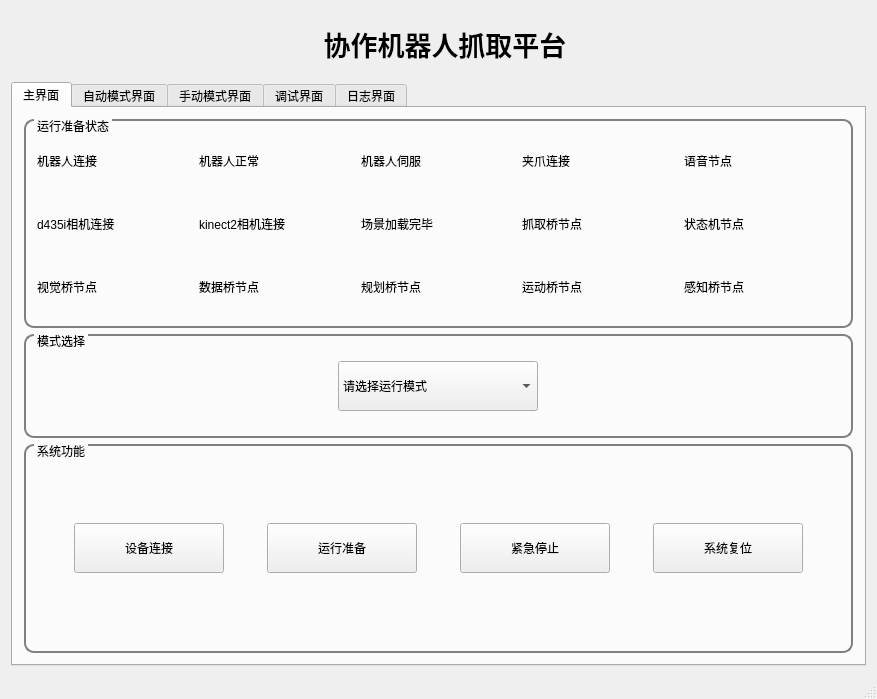
<?xml version="1.0" encoding="UTF-8"?>
<ui version="4.0">
 <class>MainWindow</class>
 <widget class="QMainWindow" name="MainWindow">
  <property name="geometry">
   <rect>
    <x>0</x>
    <y>0</y>
    <width>877</width>
    <height>699</height>
   </rect>
  </property>
  <property name="windowTitle">
   <string>MainWindow</string>
  </property>
  <widget class="QWidget" name="centralWidget">
   <layout class="QHBoxLayout" name="horizontalLayout_2">
    <item>
     <layout class="QVBoxLayout" name="vLayout_main" stretch="1,9">
      <item>
       <layout class="QHBoxLayout" name="hLayout_main_11" stretch="0,6">
        <item>
         <widget class="QLabel" name="label_main_logo">
          <property name="text">
           <string/>
          </property>
          <property name="pixmap">
           <pixmap>../../../../../catkin_ws/src/HS_HandGrasp/handrb_ui/photo/logo.png</pixmap>
          </property>
         </widget>
        </item>
        <item>
         <widget class="QLabel" name="label_main_title">
          <property name="font">
           <font>
            <pointsize>20</pointsize>
            <weight>75</weight>
            <italic>false</italic>
            <bold>true</bold>
           </font>
          </property>
          <property name="text">
           <string>协作机器人抓取平台</string>
          </property>
          <property name="alignment">
           <set>Qt::AlignCenter</set>
          </property>
         </widget>
        </item>
       </layout>
      </item>
      <item>
       <layout class="QHBoxLayout" name="hLayout_main_12">
        <item>
         <widget class="QTabWidget" name="tabWidget">
          <property name="currentIndex">
           <number>0</number>
          </property>
          <widget class="QWidget" name="tab_main">
           <attribute name="title">
            <string>主界面</string>
           </attribute>
           <layout class="QVBoxLayout" name="verticalLayout_2">
            <item>
             <layout class="QVBoxLayout" name="vLayout_tabmain_1" stretch="2,1,2">
              <item>
               <layout class="QHBoxLayout" name="hLayout_tabmain_11">
                <item>
                 <widget class="QGroupBox" name="gBox_tabmain_status">
                  <property name="styleSheet">
                   <string notr="true">QGroupBox{

border-width:2px;

border-style:solid;

border-radius: 10px;

border-color:gray;

margin-top:0.5ex;

}

QGroupBox::title{

subcontrol-origin:margin;

subcontrol-position:top left;

left:10px;

margin-left:0px;

padding:0 1px;

}</string>
                  </property>
                  <property name="title">
                   <string>运行准备状态</string>
                  </property>
                  <layout class="QHBoxLayout" name="horizontalLayout_5">
                   <item>
                    <layout class="QGridLayout" name="gLayout_tabmain_status">
                     <item row="3" column="3">
                      <widget class="QLabel" name="label_tabmain_motionBridge">
                       <property name="text">
                        <string>运动桥节点</string>
                       </property>
                      </widget>
                     </item>
                     <item row="3" column="4">
                      <widget class="QLabel" name="label_tabmain_perceptionBridge">
                       <property name="text">
                        <string>感知桥节点</string>
                       </property>
                      </widget>
                     </item>
                     <item row="0" column="0">
                      <widget class="QLabel" name="label_tabmain_rbConn">
                       <property name="text">
                        <string>机器人连接</string>
                       </property>
                      </widget>
                     </item>
                     <item row="0" column="1">
                      <widget class="QLabel" name="label_tabmain_rbIsWell">
                       <property name="text">
                        <string>机器人正常</string>
                       </property>
                      </widget>
                     </item>
                     <item row="0" column="2">
                      <widget class="QLabel" name="label_tabmain_rbEnable">
                       <property name="text">
                        <string>机器人伺服</string>
                       </property>
                      </widget>
                     </item>
                     <item row="3" column="2">
                      <widget class="QLabel" name="label_tabmain_plannerBridge">
                       <property name="text">
                        <string>规划桥节点</string>
                       </property>
                      </widget>
                     </item>
                     <item row="3" column="1">
                      <widget class="QLabel" name="label_tabmain_dmBridge">
                       <property name="text">
                        <string>数据桥节点</string>
                       </property>
                      </widget>
                     </item>
                     <item row="0" column="3">
                      <widget class="QLabel" name="label_tabmain_gripperConn">
                       <property name="text">
                        <string>夹爪连接</string>
                       </property>
                      </widget>
                     </item>
                     <item row="0" column="4">
                      <widget class="QLabel" name="label_tabmain_voiceNode">
                       <property name="text">
                        <string>语音节点</string>
                       </property>
                      </widget>
                     </item>
                     <item row="1" column="0">
                      <widget class="QLabel" name="label_tabmain_d435iConn">
                       <property name="text">
                        <string>d435i相机连接</string>
                       </property>
                      </widget>
                     </item>
                     <item row="1" column="1">
                      <widget class="QLabel" name="label_tabmain_kinect2Conn">
                       <property name="text">
                        <string>kinect2相机连接</string>
                       </property>
                      </widget>
                     </item>
                     <item row="3" column="0">
                      <widget class="QLabel" name="label_tabmain_visionBridge">
                       <property name="text">
                        <string>视觉桥节点</string>
                       </property>
                      </widget>
                     </item>
                     <item row="1" column="2">
                      <widget class="QLabel" name="label_tabmain_senceFinish">
                       <property name="text">
                        <string>场景加载完毕</string>
                       </property>
                      </widget>
                     </item>
                     <item row="1" column="3">
                      <widget class="QLabel" name="label_tabmain_pickPlaceBridge">
                       <property name="text">
                        <string>抓取桥节点</string>
                       </property>
                      </widget>
                     </item>
                     <item row="1" column="4">
                      <widget class="QLabel" name="label_tabmain_uiNode">
                       <property name="text">
                        <string>状态机节点</string>
                       </property>
                      </widget>
                     </item>
                    </layout>
                   </item>
                  </layout>
                 </widget>
                </item>
               </layout>
              </item>
              <item>
               <layout class="QHBoxLayout" name="hLayout_tabmain_21">
                <item>
                 <widget class="QGroupBox" name="gBox_tabmain_mode">
                  <property name="styleSheet">
                   <string notr="true">QGroupBox{

border-width:2px;

border-style:solid;

border-radius: 10px;

border-color:gray;

margin-top:0.5ex;

}

QGroupBox::title{

subcontrol-origin:margin;

subcontrol-position:top left;

left:10px;

margin-left:0px;

padding:0 1px;

}</string>
                  </property>
                  <property name="title">
                   <string>模式选择</string>
                  </property>
                  <layout class="QHBoxLayout" name="horizontalLayout_6">
                   <item>
                    <widget class="QComboBox" name="cbox_tabmain_chooseMode">
                     <property name="maximumSize">
                      <size>
                       <width>200</width>
                       <height>50</height>
                      </size>
                     </property>
                     <property name="layoutDirection">
                      <enum>Qt::LeftToRight</enum>
                     </property>
                     <item>
                      <property name="text">
                       <string>请选择运行模式</string>
                      </property>
                     </item>
                     <item>
                      <property name="text">
                       <string>自动模式</string>
                      </property>
                     </item>
                     <item>
                      <property name="text">
                       <string>手动模式</string>
                      </property>
                     </item>
                    </widget>
                   </item>
                  </layout>
                 </widget>
                </item>
               </layout>
              </item>
              <item>
               <layout class="QHBoxLayout" name="hLayout_tabmain_31" stretch="0">
                <item>
                 <widget class="QGroupBox" name="gBox_tabmain_func">
                  <property name="styleSheet">
                   <string notr="true">QGroupBox{

border-width:2px;

border-style:solid;

border-radius: 10px;

border-color:gray;

margin-top:0.5ex;

}

QGroupBox::title{

subcontrol-origin:margin;

subcontrol-position:top left;

left:10px;

margin-left:0px;

padding:0 1px;

}</string>
                  </property>
                  <property name="title">
                   <string>系统功能</string>
                  </property>
                  <layout class="QHBoxLayout" name="horizontalLayout_7">
                   <item>
                    <widget class="QPushButton" name="btn_tabmain_devConn">
                     <property name="maximumSize">
                      <size>
                       <width>150</width>
                       <height>50</height>
                      </size>
                     </property>
                     <property name="text">
                      <string>设备连接</string>
                     </property>
                    </widget>
                   </item>
                   <item>
                    <widget class="QPushButton" name="btn_tabmain_runPrepare">
                     <property name="maximumSize">
                      <size>
                       <width>150</width>
                       <height>50</height>
                      </size>
                     </property>
                     <property name="text">
                      <string>运行准备</string>
                     </property>
                    </widget>
                   </item>
                   <item>
                    <widget class="QPushButton" name="btn_tabmain_sysStop">
                     <property name="maximumSize">
                      <size>
                       <width>150</width>
                       <height>50</height>
                      </size>
                     </property>
                     <property name="text">
                      <string>紧急停止</string>
                     </property>
                    </widget>
                   </item>
                   <item>
                    <widget class="QPushButton" name="btn_tabmain_sysReset">
                     <property name="maximumSize">
                      <size>
                       <width>150</width>
                       <height>50</height>
                      </size>
                     </property>
                     <property name="text">
                      <string>系统复位</string>
                     </property>
                    </widget>
                   </item>
                  </layout>
                 </widget>
                </item>
               </layout>
              </item>
             </layout>
            </item>
           </layout>
          </widget>
          <widget class="QWidget" name="tab_autoMode">
           <attribute name="title">
            <string notr="true">自动模式界面</string>
           </attribute>
           <layout class="QHBoxLayout" name="horizontalLayout">
            <item>
             <layout class="QHBoxLayout" name="hLayout_tab_autoMode_1">
              <item>
               <layout class="QVBoxLayout" name="vLayout_tab_autoMode_11">
                <item>
                 <widget class="QGroupBox" name="gBox_tab_autoMode_img">
                  <property name="styleSheet">
                   <string notr="true">QGroupBox{

border-width:2px;

border-style:solid;

border-radius: 10px;

border-color:gray;

margin-top:0.5ex;

}

QGroupBox::title{

subcontrol-origin:margin;

subcontrol-position:top left;

left:10px;

margin-left:0px;

padding:0 1px;

}</string>
                  </property>
                  <property name="title">
                   <string>图像显示</string>
                  </property>
                  <layout class="QHBoxLayout" name="horizontalLayout_15">
                   <item>
                    <widget class="QLabel" name="labeltab_autoMode_image">
                     <property name="maximumSize">
                      <size>
                       <width>300</width>
                       <height>300</height>
                      </size>
                     </property>
                     <property name="text">
                      <string/>
                     </property>
                     <property name="pixmap">
                      <pixmap>../../../../../demo_project/p7/catkin_ws/src/HsDualAppBridge/rb_ui/photo/question.jpg</pixmap>
                     </property>
                    </widget>
                   </item>
                  </layout>
                 </widget>
                </item>
               </layout>
              </item>
              <item>
               <layout class="QVBoxLayout" name="vLayout_tab_autoMode_12">
                <item>
                 <widget class="QGroupBox" name="gBox_tab_autoMode_fsm">
                  <property name="styleSheet">
                   <string notr="true">QGroupBox{

border-width:2px;

border-style:solid;

border-radius: 10px;

border-color:gray;

margin-top:0.5ex;

}

QGroupBox::title{

subcontrol-origin:margin;

subcontrol-position:top left;

left:10px;

margin-left:0px;

padding:0 1px;

}</string>
                  </property>
                  <property name="title">
                   <string>状态机监控</string>
                  </property>
                  <layout class="QHBoxLayout" name="horizontalLayout_17">
                   <item>
                    <layout class="QGridLayout" name="gLayout_tab_autoMode_fsm">
                     <item row="1" column="0">
                      <widget class="QLabel" name="label_tab_autoMode_grab">
                       <property name="text">
                        <string>抓取目标</string>
                       </property>
                      </widget>
                     </item>
                     <item row="0" column="2">
                      <widget class="QLabel" name="label_tab_autoMode_updatePCL">
                       <property name="text">
                        <string>更新点云</string>
                       </property>
                      </widget>
                     </item>
                     <item row="0" column="3">
                      <widget class="QLabel" name="label_tab_autoMode_detect">
                       <property name="text">
                        <string>检测目标</string>
                       </property>
                      </widget>
                     </item>
                     <item row="0" column="1">
                      <widget class="QLabel" name="label_tab_autoMode_prepare">
                       <property name="text">
                        <string>准备状态</string>
                       </property>
                      </widget>
                     </item>
                     <item row="0" column="0">
                      <widget class="QLabel" name="label_tab_autoMode_init">
                       <property name="text">
                        <string>初始状态</string>
                       </property>
                      </widget>
                     </item>
                     <item row="1" column="3">
                      <widget class="QLabel" name="label_tab_autoMode_exit">
                       <property name="text">
                        <string>退出状态</string>
                       </property>
                      </widget>
                     </item>
                     <item row="1" column="2">
                      <widget class="QLabel" name="label_tab_autoMode_err">
                       <property name="text">
                        <string>故障状态</string>
                       </property>
                      </widget>
                     </item>
                     <item row="1" column="1">
                      <widget class="QLabel" name="label_tab_autoMode_place">
                       <property name="text">
                        <string>放置目标</string>
                       </property>
                      </widget>
                     </item>
                    </layout>
                   </item>
                  </layout>
                 </widget>
                </item>
                <item>
                 <widget class="QGroupBox" name="gBox_tab_autoMode_operate">
                  <property name="styleSheet">
                   <string notr="true">QGroupBox{

border-width:2px;

border-style:solid;

border-radius: 10px;

border-color:gray;

margin-top:0.5ex;

}

QGroupBox::title{

subcontrol-origin:margin;

subcontrol-position:top left;

left:10px;

margin-left:0px;

padding:0 1px;

}</string>
                  </property>
                  <property name="title">
                   <string>操作栏</string>
                  </property>
                  <layout class="QVBoxLayout" name="verticalLayout_10">
                   <item>
                    <layout class="QHBoxLayout" name="hLayout_tab_autoMode_123">
                     <item>
                      <widget class="QPushButton" name="btn_tab_autoMode_run">
                       <property name="maximumSize">
                        <size>
                         <width>150</width>
                         <height>50</height>
                        </size>
                       </property>
                       <property name="text">
                        <string>启动</string>
                       </property>
                      </widget>
                     </item>
                     <item>
                      <widget class="QPushButton" name="btn_tab_autoMode_normalstop">
                       <property name="maximumSize">
                        <size>
                         <width>150</width>
                         <height>50</height>
                        </size>
                       </property>
                       <property name="text">
                        <string>循环停止</string>
                       </property>
                      </widget>
                     </item>
                     <item>
                      <widget class="QPushButton" name="btn_tab_autoMode_quickstop">
                       <property name="maximumSize">
                        <size>
                         <width>150</width>
                         <height>50</height>
                        </size>
                       </property>
                       <property name="text">
                        <string>急停</string>
                       </property>
                      </widget>
                     </item>
                    </layout>
                   </item>
                  </layout>
                 </widget>
                </item>
               </layout>
              </item>
             </layout>
            </item>
           </layout>
          </widget>
          <widget class="QWidget" name="tab_stepMode">
           <attribute name="title">
            <string>手动模式界面</string>
           </attribute>
           <layout class="QHBoxLayout" name="horizontalLayout_4">
            <item>
             <layout class="QHBoxLayout" name="hLayout_tab_stepMode_1" stretch="1,1">
              <item>
               <layout class="QVBoxLayout" name="vLayout_tab_stepMode_12">
                <item>
                 <widget class="QGroupBox" name="gBox_tab_stepMode_showImg">
                  <property name="styleSheet">
                   <string notr="true">QGroupBox{

border-width:2px;

border-style:solid;

border-radius: 10px;

border-color:gray;

margin-top:0.5ex;

}

QGroupBox::title{

subcontrol-origin:margin;

subcontrol-position:top left;

left:10px;

margin-left:0px;

padding:0 1px;

}</string>
                  </property>
                  <property name="title">
                   <string>图像显示</string>
                  </property>
                  <layout class="QHBoxLayout" name="horizontalLayout_10">
                   <item>
                    <widget class="QLabel" name="label_tab_stepMode_showImg">
                     <property name="text">
                      <string>TextLabel</string>
                     </property>
                    </widget>
                   </item>
                  </layout>
                 </widget>
                </item>
               </layout>
              </item>
              <item>
               <layout class="QVBoxLayout" name="vLayout_tab_stepMode_11">
                <item>
                 <widget class="QGroupBox" name="gBox_tab_stepMode_status">
                  <property name="styleSheet">
                   <string notr="true">QGroupBox{

border-width:2px;

border-style:solid;

border-radius: 10px;

border-color:gray;

margin-top:0.5ex;

}

QGroupBox::title{

subcontrol-origin:margin;

subcontrol-position:top left;

left:10px;

margin-left:0px;

padding:0 1px;

}</string>
                  </property>
                  <property name="title">
                   <string>准备状态</string>
                  </property>
                  <layout class="QHBoxLayout" name="horizontalLayout_11">
                   <item>
                    <layout class="QGridLayout" name="gLayout_tab_stepMode">
                     <item row="1" column="0">
                      <widget class="QLabel" name="label_tab_stepMode_pickPlaceBridge">
                       <property name="text">
                        <string>抓取桥节点</string>
                       </property>
                      </widget>
                     </item>
                     <item row="1" column="4">
                      <widget class="QLabel" name="label_tab_stepMode_senceFinish">
                       <property name="text">
                        <string>场景加载完毕</string>
                       </property>
                      </widget>
                     </item>
                     <item row="0" column="3">
                      <widget class="QLabel" name="label_tab_stepMode_rd435iConn">
                       <property name="text">
                        <string>d435i相机连接</string>
                       </property>
                      </widget>
                     </item>
                     <item row="0" column="0">
                      <widget class="QLabel" name="label_tab_stepMode_rbIsWell">
                       <property name="text">
                        <string>机器人正常</string>
                       </property>
                      </widget>
                     </item>
                     <item row="0" column="1">
                      <widget class="QLabel" name="label_tab_stepMode_rbEnable">
                       <property name="text">
                        <string>机器人伺服</string>
                       </property>
                      </widget>
                     </item>
                     <item row="0" column="2">
                      <widget class="QLabel" name="label_tab_stepMode_gripperConn">
                       <property name="text">
                        <string>夹爪连接</string>
                       </property>
                      </widget>
                     </item>
                     <item row="1" column="1">
                      <widget class="QLabel" name="label_tab_stepMode_plannerBridge">
                       <property name="text">
                        <string>规划桥节点</string>
                       </property>
                      </widget>
                     </item>
                     <item row="1" column="2">
                      <widget class="QLabel" name="label_tab_stepMode_motionBridge">
                       <property name="text">
                        <string>运动桥</string>
                       </property>
                      </widget>
                     </item>
                     <item row="1" column="3">
                      <widget class="QLabel" name="label_tab_stepMode_perceptionBridge">
                       <property name="text">
                        <string>感知桥</string>
                       </property>
                      </widget>
                     </item>
                     <item row="0" column="4">
                      <widget class="QLabel" name="label_tab_stepMode_dmBridge">
                       <property name="text">
                        <string>数据桥节点</string>
                       </property>
                      </widget>
                     </item>
                    </layout>
                   </item>
                  </layout>
                 </widget>
                </item>
                <item>
                 <widget class="QGroupBox" name="gBox_tab_stepMode_operate">
                  <property name="styleSheet">
                   <string notr="true">QGroupBox{

border-width:2px;

border-style:solid;

border-radius: 10px;

border-color:gray;

margin-top:0.5ex;

}

QGroupBox::title{

subcontrol-origin:margin;

subcontrol-position:top left;

left:10px;

margin-left:0px;

padding:0 1px;

}</string>
                  </property>
                  <property name="title">
                   <string>操作栏</string>
                  </property>
                  <layout class="QHBoxLayout" name="horizontalLayout_12">
                   <item>
                    <widget class="QPushButton" name="btn_tab_stepMode_goPhotoPose">
                     <property name="maximumSize">
                      <size>
                       <width>150</width>
                       <height>50</height>
                      </size>
                     </property>
                     <property name="text">
                      <string>去到拍照点</string>
                     </property>
                    </widget>
                   </item>
                   <item>
                    <widget class="QPushButton" name="btn_tab_stepMode_detectAndGrab">
                     <property name="maximumSize">
                      <size>
                       <width>150</width>
                       <height>50</height>
                      </size>
                     </property>
                     <property name="text">
                      <string>识别抓取</string>
                     </property>
                    </widget>
                   </item>
                   <item>
                    <widget class="QPushButton" name="btn_tab_stepMode_goHomePose">
                     <property name="maximumSize">
                      <size>
                       <width>150</width>
                       <height>50</height>
                      </size>
                     </property>
                     <property name="text">
                      <string>回原点</string>
                     </property>
                    </widget>
                   </item>
                   <item>
                    <widget class="QPushButton" name="btn_tab_stepMode_Estop">
                     <property name="maximumSize">
                      <size>
                       <width>150</width>
                       <height>50</height>
                      </size>
                     </property>
                     <property name="text">
                      <string>急停</string>
                     </property>
                    </widget>
                   </item>
                  </layout>
                 </widget>
                </item>
               </layout>
              </item>
             </layout>
            </item>
           </layout>
          </widget>
          <widget class="QWidget" name="tab_debug">
           <attribute name="title">
            <string>调试界面</string>
           </attribute>
           <layout class="QVBoxLayout" name="verticalLayout_5">
            <item>
             <widget class="QGroupBox" name="groupBox_tabdebug_1">
              <property name="styleSheet">
               <string notr="true">QGroupBox{

border-width:2px;

border-style:solid;

border-radius: 10px;

border-color:gray;

margin-top:0.5ex;

}

QGroupBox::title{

subcontrol-origin:margin;

subcontrol-position:top left;

left:10px;

margin-left:0px;

padding:0 1px;

}</string>
              </property>
              <property name="title">
               <string>机器人调试</string>
              </property>
              <layout class="QHBoxLayout" name="horizontalLayout_14">
               <item>
                <widget class="QPushButton" name="btn_rbSetEnable">
                 <property name="maximumSize">
                  <size>
                   <width>150</width>
                   <height>50</height>
                  </size>
                 </property>
                 <property name="text">
                  <string>机器人上使能</string>
                 </property>
                </widget>
               </item>
               <item>
                <widget class="QPushButton" name="btn_rbReset">
                 <property name="maximumSize">
                  <size>
                   <width>150</width>
                   <height>50</height>
                  </size>
                 </property>
                 <property name="text">
                  <string>机器人复位</string>
                 </property>
                </widget>
               </item>
              </layout>
             </widget>
            </item>
            <item>
             <widget class="QGroupBox" name="groupBox_tabdebug_2">
              <property name="styleSheet">
               <string notr="true">QGroupBox{

border-width:2px;

border-style:solid;

border-radius: 10px;

border-color:gray;

margin-top:0.5ex;

}

QGroupBox::title{

subcontrol-origin:margin;

subcontrol-position:top left;

left:10px;

margin-left:0px;

padding:0 1px;

}</string>
              </property>
              <property name="title">
               <string>夹爪调试</string>
              </property>
              <layout class="QHBoxLayout" name="horizontalLayout_19">
               <item>
                <widget class="QPushButton" name="btn_gripper_open">
                 <property name="maximumSize">
                  <size>
                   <width>150</width>
                   <height>50</height>
                  </size>
                 </property>
                 <property name="text">
                  <string>张开</string>
                 </property>
                </widget>
               </item>
               <item>
                <widget class="QPushButton" name="btn_gripper_close">
                 <property name="maximumSize">
                  <size>
                   <width>150</width>
                   <height>50</height>
                  </size>
                 </property>
                 <property name="text">
                  <string>关闭</string>
                 </property>
                </widget>
               </item>
              </layout>
             </widget>
            </item>
            <item>
             <widget class="QGroupBox" name="groupBox_tabdebug_3">
              <property name="styleSheet">
               <string notr="true">QGroupBox{

border-width:2px;

border-style:solid;

border-radius: 10px;

border-color:gray;

margin-top:0.5ex;

}

QGroupBox::title{

subcontrol-origin:margin;

subcontrol-position:top left;

left:10px;

margin-left:0px;

padding:0 1px;

}</string>
              </property>
              <property name="title">
               <string>其他调试</string>
              </property>
              <layout class="QHBoxLayout" name="horizontalLayout_20">
               <item>
                <widget class="QPushButton" name="btn_rbGoHomePose">
                 <property name="maximumSize">
                  <size>
                   <width>150</width>
                   <height>50</height>
                  </size>
                 </property>
                 <property name="text">
                  <string>机器人回原点</string>
                 </property>
                </widget>
               </item>
              </layout>
             </widget>
            </item>
           </layout>
          </widget>
          <widget class="QWidget" name="tab_recorder">
           <attribute name="title">
            <string>日志界面</string>
           </attribute>
           <layout class="QHBoxLayout" name="horizontalLayout_3">
            <item>
             <layout class="QVBoxLayout" name="vLayout_tab_recorder_1">
              <item>
               <layout class="QVBoxLayout" name="vLayout_tab_recorder_11">
                <item>
                 <widget class="QPlainTextEdit" name="plainText_tabrecorder"/>
                </item>
               </layout>
              </item>
             </layout>
            </item>
            <item>
             <layout class="QVBoxLayout" name="vLayout_tab_recorder_2">
              <item>
               <widget class="QPushButton" name="btn_tab_recoder_ouputRecorder">
                <property name="maximumSize">
                 <size>
                  <width>150</width>
                  <height>50</height>
                 </size>
                </property>
                <property name="text">
                 <string>日志导出</string>
                </property>
               </widget>
              </item>
              <item>
               <widget class="QPushButton" name="btn_tab_recoder_clearRecorder">
                <property name="maximumSize">
                 <size>
                  <width>150</width>
                  <height>50</height>
                 </size>
                </property>
                <property name="text">
                 <string>日志清除</string>
                </property>
               </widget>
              </item>
             </layout>
            </item>
           </layout>
          </widget>
         </widget>
        </item>
       </layout>
      </item>
     </layout>
    </item>
   </layout>
  </widget>
  <widget class="QStatusBar" name="statusBar"/>
 </widget>
 <layoutdefault spacing="6" margin="11"/>
 <resources/>
 <connections/>
</ui>
